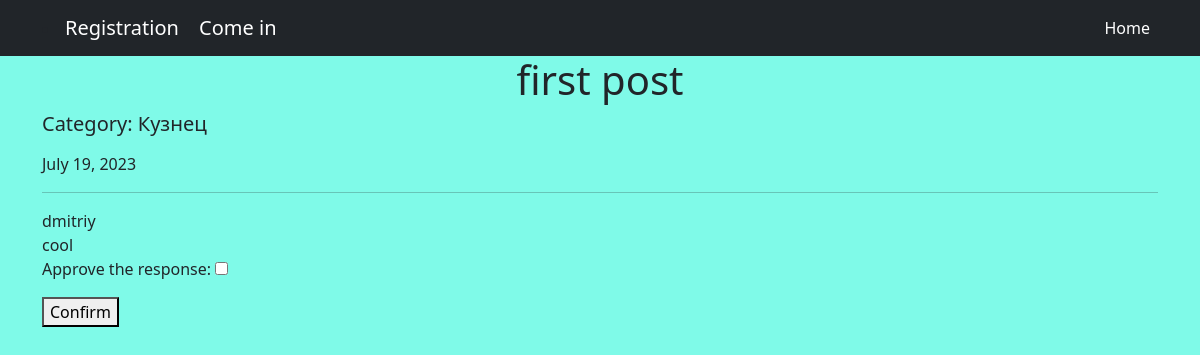
Page /post/1/reply/1/ on the committed database.
### board/models.py (models this page shows)
class Post(models.Model):
    title = models.CharField(max_length=128)
    content = fields.RichTextUploadingField()
    categories = models.ManyToManyField(to='Category')
    author = models.ForeignKey(to=User, on_delete=models.CASCADE, db_index=True)
    date_published = models.DateField(auto_now_add=True)

class Category(models.Model):
    tank = 'TK'
    healer = 'HL'
    damage_dealer = 'DD'
    tradesman = 'TM'
    guild_master = 'GM'
    quest_giver = 'QG'
    blacksmith = 'BS'
    tanner = 'TN'
    potion_master = 'PM'
    spell_master = 'SM'
    OPTIONS = (
        (tank, 'Танки'),
        (healer, 'Хилы'),
        (damage_dealer, 'ДД'),
        (tradesman, 'Торговец'),
        (guild_master, 'Гилдмастер'),
        (quest_giver, 'Квестгивер'),
        (blacksmith, 'Кузнец'),
        (tanner, 'Кожевник'),
        (potion_master, 'Зельевар'),
        (spell_master, 'Мастер заклинаний')
    )
    name = models.CharField(max_length=2, choices=OPTIONS)
    def __str__(self) -> str:
        for pair in self.OPTIONS:
            if self.name == pair[0]:
                return pair[1]

class Reply(models.Model):
    author = models.ForeignKey(to=User, on_delete=models.CASCADE, db_index=True)
    post = models.ForeignKey(to='Post', on_delete=models.CASCADE)
    content = models.TextField()
    approved = models.BooleanField(default=False)

### board/views.py (the view, shortened to what this page needs)
# urls.py: path('post/<int:pk>/reply/<int:reply_pk>/', ReplyApproveView.as_view(),
class ReplyApproveView(UpdateView):
    form_class = ReplyApproveForm
    template_name = 'forms/reply.html'
    def get_object(self, **kwargs):
        my_obj = Reply.objects.filter(
            approved=False,
            id=self.kwargs['reply_pk']
        ).select_related('author').defer(
            'author__password',
            'author__last_login',
            'author__is_superuser',
            'author__email',
            'author__is_staff',
            'author__is_active',
            'author__date_joined',
            'post',
        )[0]
        return my_obj
    def get_context_data(self, **kwargs):
        context = super().get_context_data(**kwargs)
        context["post"] = Post.objects.filter(pk=self.kwargs['pk']) \
            .prefetch_related('categories').defer('author')[0]
        return context

### board/forms.py
class ReplyApproveForm(forms.ModelForm):
    class Meta():
        model = Reply
        fields = ['approved']
        labels = {
            'approved': 'Approve the response',
        }

### board/templates/forms/reply.html (shortened to what this page needs)
{% extends 'default.html' %}
{% block content %}
    <div class="container">
        <h1 class="text-center">{{ post.title }}</h1>
        <h4 class="lead">Category:
            {% for category in post.categories.all %}
                <li class="list-inline-item">{{category}}</li>
            {% endfor %}
        </h4>
        {{ post.date_published }}
        <hr>
        {{ reply.author.username }}
        <br>
        {{ reply.content }}
        <form method="post">
            {{ form.as_p }}
            <button type="submit">Confirm</button>
        </form>
    </div>
{% endblock content %}

### board/templates/default.html (style rules this page uses)
body { background: #7ffae8; }

### rows in the picture
Post: title "first post", date_published "July 19, 2023"
Category: name "Кузнец"
Reply: author.username "dmitriy", content "cool"
